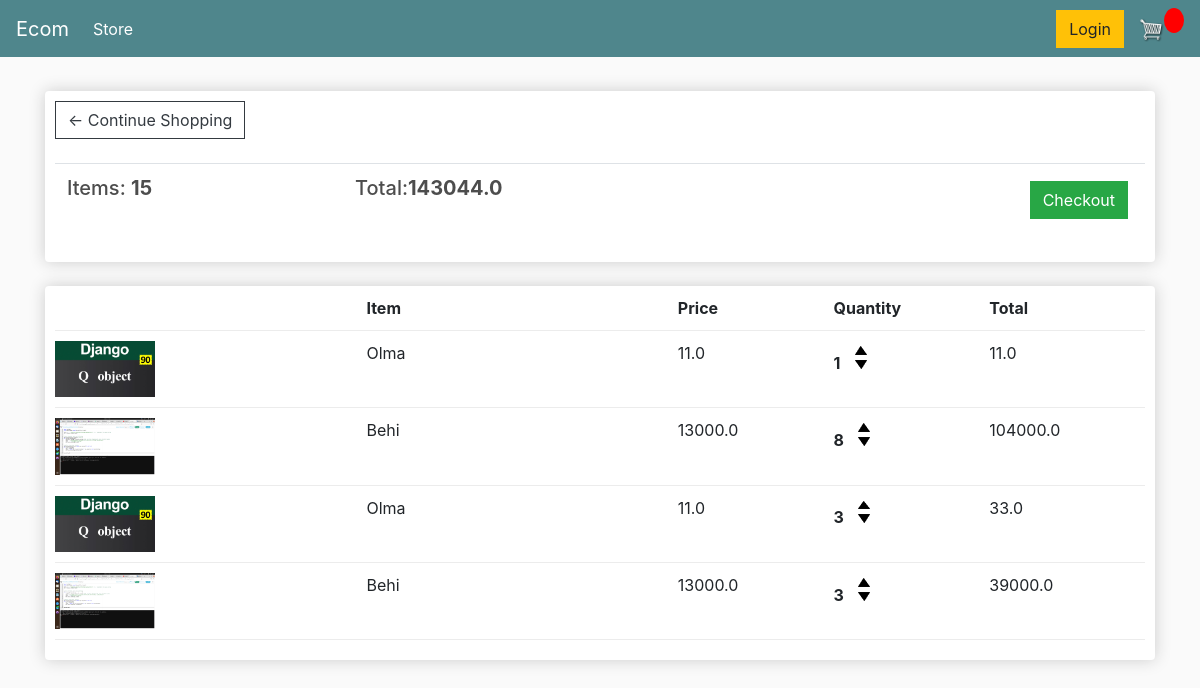
/card/ (signed in), run on the app's committed database.
### store/models.py (models this page shows, shortened)
class Order(models.Model):
    customer = models.ForeignKey(Customer, null=True, on_delete=models.CASCADE)
    date_created = models.DateTimeField(auto_now_add=True, null=True)
    complete = models.BooleanField(default=False, null=True, blank=True)
    transaction_id = models.CharField(max_length=100, null=True)
    @property
    def get_cart_total(self):
        order_items = self.orderitem_set.all()
        total = sum([item.get_total for item in order_items])
        return total
    @property
    def get_cart_items(self):
        order_items = self.orderitem_set.all()
        total = sum([item.quantity for item in order_items])
        return total

class OrderItem(models.Model):
    product = models.ForeignKey(Product, on_delete=models.SET_NULL, null=True)
    order = models.ForeignKey(Order, on_delete=models.SET_NULL, null=True)
    quantity = models.IntegerField(default=0, null=True, blank=True)
    date_added = models.DateField(auto_now=True, null=True)
    @property
    def get_total(self):
        total = self.product.price * self.quantity
        return total

class Product(models.Model):
    name = models.CharField(max_length=100, null=True, blank=True)
    price = models.FloatField()
    digital = models.BooleanField(default=False, null=True, blank=True)
    image = models.ImageField(upload_to='images')
    @property
    def imageUrl(self):
        try:
            url = self.image.url
        except:
            url = ''
        return url

### store/views.py (the view)
# urls.py: path('card/',views.card,name='card'),
def card(request):
    print(request.user)
    if request.user.is_authenticated:
        customer = request.user.customer
        print(customer)
        order = Order.objects.filter(customer=customer, complete = False).first()
        print(order)
        items = order.orderitem_set.all()
        print(items)
    else:
        items = []
        order = {'get_cart_items': 0, 'get_cart_total': 0}
    context = {
        'items': items,
        'order': order,
    }
    return render(request, 'store/card.html', context)

### store/models.py (called while the page is built)
    def __str__(self):
        return self.name

### templates/store/card.html
{% extends 'store/main.html' %}
{% load static %}
{% block content %}
<div class="row">
	<div class="col-lg-12">
        <div class="box-element">
            <a  class="btn btn-outline-dark" href="{% url 'store' %}">&#x2190; Continue Shopping</a>
            <br>
            <br>
            <table class="table">
                <tr>
                    <th><h5>Items: <strong>{{ order.get_cart_items }}</strong></h5></th>
                    <th><h5>Total:<strong>{{ order.get_cart_total }}</strong></h5></th>
                    <th>
                        <a  style="float:right; margin:5px;" class="btn btn-success" href="{% url 'checkout' %}">Checkout</a>
                    </th>
                </tr>
            </table>
        </div>
        <br>
		<div class="box-element">
            <div class="cart-row">
                <div style="flex:2"></div>
                <div style="flex:2"><strong>Item</strong></div>
                <div style="flex:1"><strong>Price</strong></div>
                <div style="flex:1"><strong>Quantity</strong></div>
                <div style="flex:1"><strong>Total</strong></div>
            </div>
            {% for item in items %}
                <div class="cart-row">
                    <div style="flex:2"><img class="row-image" src="{{ item.product.imageUrl }}"></div>
                    <div style="flex:2"><p>{{ item.product.name }}</p></div>
                    <div style="flex:1"><p>{{ item.product.price }}</p></div>
                    <div style="flex:1">
                        <p class="quantity">{{ item.quantity }}</p>
                        <div class="quantity">
                            <img class="chg-quantity" src="{% static  'images/arrow-up.png' %}">
                            <img class="chg-quantity" src="{% static  'images/arrow-down.png' %}">
                        </div>
                    </div>
                    <div style="flex:1"><p>{{ item.get_total }}</p></div>
                </div>
            {% endfor %}
        </div>
	</div>
</div>
{% endblock %}

### static/css/main.css (style rules this page uses)
body { background-color: hsl(0, 0%, 98%); }
h1,h2,h3,h4,h5,h6 { color:hsl(0, 0%, 30%); }
.box-element { box-shadow:hsl(0, 0%, 80%) 0 0 16px; background-color: #fff; border-radius: 4px; padding: 10px; }
.col-lg-4, .col-lg-6, .col-lg-8, .col-lg-12 { margin-top: 10px; }
.btn { border-radius: 0; }
.row-image { width: 100px; }
.cart-row { display: flex; align-items: flex-stretch; padding-bottom: 10px; margin-bottom: 10px; border-bottom: 1px solid #ececec; }
.quantity { display: inline-block; font-weight: 700; padding-right:10px; }
.chg-quantity { width: 12px; cursor: pointer; display: block; margin-top: 5px; transition:.1s; }

### data on the page
Order: get_cart_items "15", get_cart_total "143044.0"
OrderItem: product.imageUrl (picture), product.name "Olma", product.price "11.0", quantity "1", get_total "11.0"
OrderItem: product.imageUrl (picture), product.name "Behi", product.price "13000.0", quantity "8", get_total "104000.0"
OrderItem: product.imageUrl (picture), product.name "Olma", product.price "11.0", quantity "3", get_total "33.0"
OrderItem: product.imageUrl (picture), product.name "Behi", product.price "13000.0", quantity "3", get_total "39000.0"
